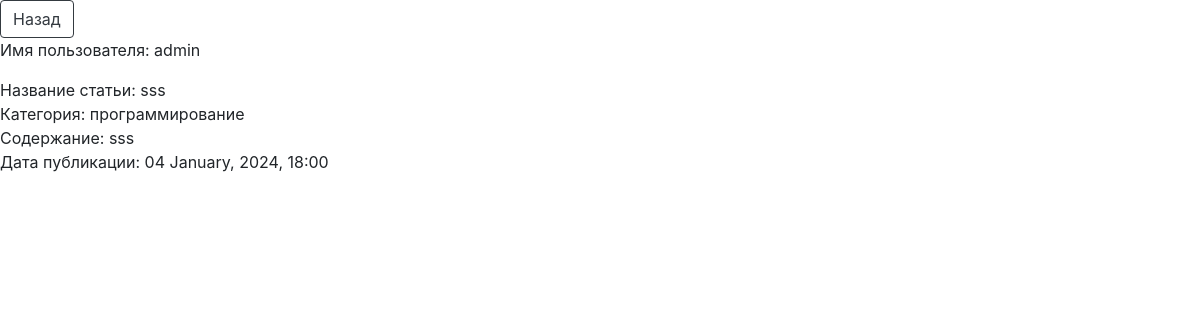
The page /1/profile on the database its author committed.
### models.py (models this page shows)
class Base(DeclarativeBase):
    id: Mapped[int_pk]
    created_at: Mapped[datetime] = Column(DateTime, default=utcnow)

class User(Base, UserMixin):
    __tablename__ = 'users'
    username: Mapped[str]
    bio: Mapped[Optional[str]]
    github: Mapped[Optional[str]]
    telegram: Mapped[Optional[str]]
    avatar: Mapped[Optional[str]] = Column(String)
    email: Mapped[str]
    password: Mapped[str]
    articles: Mapped[list['Article']] = relationship(
        back_populates='user',
        cascade='all'
    )

class Article(Base):
    __tablename__ = 'articles'
    name_of_article: Mapped[str]
    category: Mapped[str]
    text_of_article: Mapped[str]
    image: Mapped[Optional[str]] = Column(String)
    user_id: Mapped[int] = mapped_column(ForeignKey('users.id'))
    user: Mapped['User'] = relationship(back_populates='articles')

### app.py (the view)
@app.route('/<int:id>/profile', methods=['GET'])
def user_profile_page(id):
    session = SessionFactory()
    user = session.query(User).filter_by(id=id).first()
    user_articles = session.query(Article).filter_by(user_id=id).order_by(desc(Article.created_at)).all()
    return render_template('forum/user_profile.html', user_articles=user_articles, user=user)

### templates/forum/user_profile.html (shortened to what this page needs)
<!DOCTYPE html>
<html lang="en">
<head>
    <link rel="stylesheet" href="https://stackpath.bootstrapcdn.com/bootstrap/4.3.1/css/bootstrap.min.css">
</head>
<body>
<button onclick="window.location.href='{{ url_for('main_page') }}';" type="button" class="btn btn-outline-dark">Назад</button>
<p>Имя пользователя: {{ user.username }} </p>
    {% for article in user_articles %}
        <div>Название статьи: {{ article.name_of_article }}</div>
        <duv>Категория: {{ article.category }}</duv>
        <div>Содержание: {{ article.text_of_article }}</div>
        <div>Дата публикации: {{ article.created_at.strftime('%d %B, %Y, %H:%M') }}</div>
        <br>
    {% endfor %}

### rows shown on the page
User: username "admin"
Article: name_of_article "sss", category "программирование", text_of_article "sss", created_at "04 January, 2024, 18:00"
